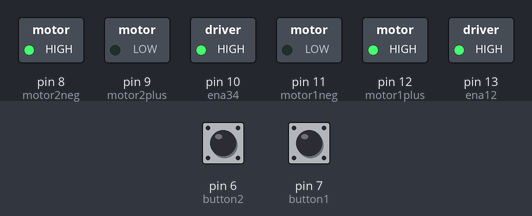
A sketch run on a simulated Arduino Uno, built with avr-gcc and run on an emulated ATmega328P. Shown: switched loads named in the sketch (green lamp = pin HIGH). The test bench sets the inputs (shaded band); at power-on: pin 6 (button2) LOW, pin 7 (button1) LOW.

Above: at 1.2 s.
1.3 s: pin 6 (button2) pulled HIGH for 0.15 s
At 1.37 s:
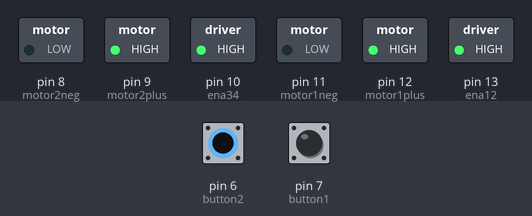
2.9 s: pin 7 (button1) pulled HIGH for 0.15 s
At 2.97 s:
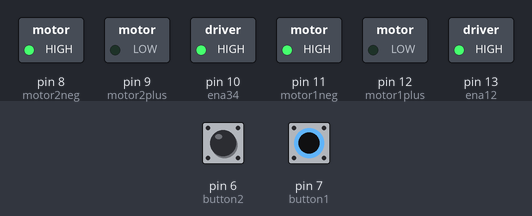
4.5 s: pin 7 (button1) pulled HIGH for 3.2 s
At 8.1 s:
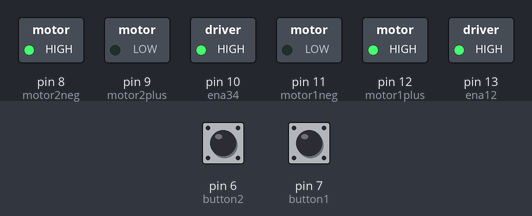
9.2 s: pin 6 (button2) pulled HIGH for 3.2 s
At 10.5 s:
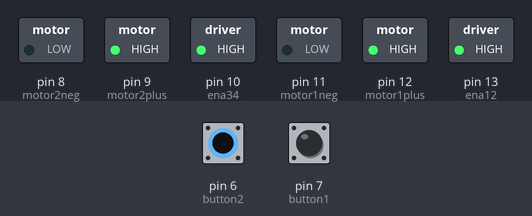
13.9 s: pin 6 (button2) driven HIGH and pin 7 (button1) driven HIGH
At 15.2 s:
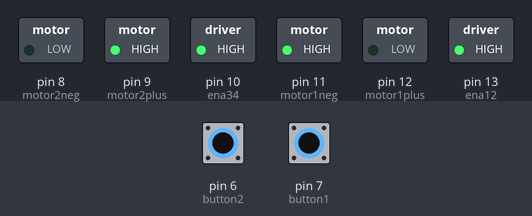
Timing chart, 0 to 16.4 s (numbered marks = the images above; inputs shaded):
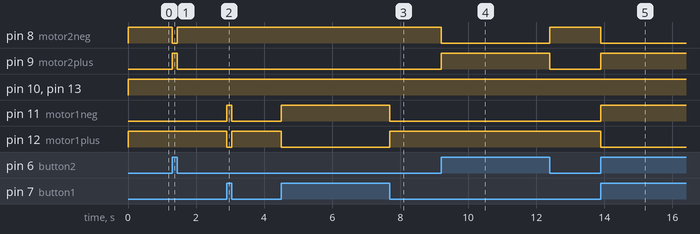

The sketch:

Interfacing_L293D_with_DC_Motor_and_Control_using_Buttons.ino
```cpp
/* By Azizi Bin Mohamad Tambi(1919661)*/
//Pin definition
#define ena12 13 		//Enable 1&2 pin 13
#define motor1plus 12	//Input Pin 1 L293D on pin 12 Arduino
#define motor1neg 11	//Input Pin 2 L293D on pin 11 Arduino
#define ena34 10  		//Enable 3&4 pin 10
#define motor2plus 9	//Input Pin 3 L293D on pin 9 Arduino
#define motor2neg 8		//Input Pin 4 L293D on pin 8 Arduino
#define button1 7
#define button2 6

//Variables
int buttonStat1 = 0;
int buttonStat2 = 0;

void button1pressed();
void button2pressed();
void bothpressed();

//Setup function
void setup()
{
  pinMode(ena12, OUTPUT);
  pinMode(motor1plus, OUTPUT);
  pinMode(motor1neg, OUTPUT);
  pinMode(ena34, OUTPUT);
  pinMode(motor2plus, OUTPUT);
  pinMode(motor2neg, OUTPUT);
  pinMode(button1, INPUT);
  pinMode(button2, INPUT);

}

void loop()
{
  button1pressed();
  button2pressed();

}

void button1pressed()
{
  //Read value of push button 1
  buttonStat1 = digitalRead(button1);

  //Check if push button is pressed. If pressed, the stat will be HIGH
  if(buttonStat1 == HIGH){
    //Motor 1 Rotate CW
    digitalWrite(ena12, HIGH);
    digitalWrite(motor1plus, LOW);
    digitalWrite(motor1neg, HIGH);
  }else{
    //Motor 1 Rotate CCW
    digitalWrite(ena12, HIGH);
    digitalWrite(motor1plus, HIGH);
    digitalWrite(motor1neg, LOW);
  }
}

void button2pressed()
{
  //Read value of push button 2
  buttonStat2 = digitalRead(button2);

  //Check if push button is pressed. If pressed, the stat will be HIGH
  if(buttonStat2 == HIGH){
    //Motor 2 Rotate CCW
    digitalWrite(ena34, HIGH);
    digitalWrite(motor2plus, HIGH);
    digitalWrite(motor2neg, LOW);
  }else{
    //Motor 2 Rotate CW
    digitalWrite(ena34, HIGH);
    digitalWrite(motor2plus, LOW);
    digitalWrite(motor2neg, HIGH);
  }
}

void bothpressed()
{
  buttonStat1 = digitalRead(button1);
  buttonStat2 = digitalRead(button2);

  if (buttonStat1 == HIGH && buttonStat2 == HIGH){
    //both motor stop rotating
    digitalWrite(ena12, LOW);
    digitalWrite(ena34, LOW);
  }
}
```

Measured:
- after the input at 1.3 s, pin 8 (motor2neg): HIGH → LOW at once, → HIGH 0.15 s later; pin 9 (motor2plus): LOW → HIGH at once, → LOW 0.15 s later
- after the input at 2.9 s, pin 11 (motor1neg): LOW → HIGH at once, → LOW 0.15 s later; pin 12 (motor1plus): HIGH → LOW at once, → HIGH 0.15 s later
- after the input at 4.5 s, pin 11 (motor1neg): LOW → HIGH at once, → LOW 3.2 s later; pin 12 (motor1plus): HIGH → LOW at once, → HIGH 3.2 s later
- after the input at 9.2 s, pin 8 (motor2neg): HIGH → LOW at once, → HIGH 3.2 s later; pin 9 (motor2plus): LOW → HIGH at once, → LOW 3.2 s later
- after the input at 13.9 s, pin 8 (motor2neg), pin 12 (motor1plus): HIGH → LOW at once; pin 9 (motor2plus), pin 11 (motor1neg): LOW → HIGH at once
